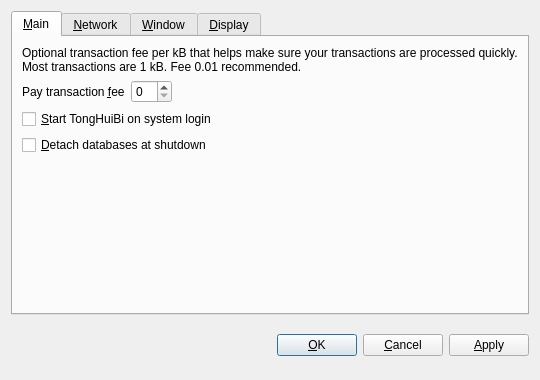
<?xml version="1.0" encoding="UTF-8"?>
<ui version="4.0">
 <class>OptionsDialog</class>
 <widget class="QDialog" name="OptionsDialog">
  <property name="geometry">
   <rect>
    <x>0</x>
    <y>0</y>
    <width>540</width>
    <height>380</height>
   </rect>
  </property>
  <property name="windowTitle">
   <string>Options</string>
  </property>
  <property name="modal">
   <bool>true</bool>
  </property>
  <layout class="QVBoxLayout" name="verticalLayout">
   <item>
    <widget class="QTabWidget" name="tabWidget">
     <property name="tabPosition">
      <enum>QTabWidget::North</enum>
     </property>
     <property name="currentIndex">
      <number>0</number>
     </property>
     <widget class="QWidget" name="tabMain">
      <attribute name="title">
       <string>&amp;Main</string>
      </attribute>
      <layout class="QVBoxLayout" name="verticalLayout_Main">
       <item>
        <widget class="QLabel" name="transactionFeeInfoLabel">
         <property name="text">
          <string>Optional transaction fee per kB that helps make sure your transactions are processed quickly. Most transactions are 1 kB. Fee 0.01 recommended.</string>
         </property>
         <property name="textFormat">
          <enum>Qt::PlainText</enum>
         </property>
         <property name="wordWrap">
          <bool>true</bool>
         </property>
        </widget>
       </item>
       <item>
        <layout class="QHBoxLayout" name="horizontalLayout_Main">
         <item>
          <widget class="QLabel" name="transactionFeeLabel">
           <property name="text">
            <string>Pay transaction &amp;fee</string>
           </property>
           <property name="textFormat">
            <enum>Qt::PlainText</enum>
           </property>
           <property name="buddy">
            <cstring>transactionFee</cstring>
           </property>
          </widget>
         </item>
         <item>
          <widget class="BitcoinAmountField" name="transactionFee"/>
         </item>
         <item>
          <spacer name="horizontalSpacer_Main">
           <property name="orientation">
            <enum>Qt::Horizontal</enum>
           </property>
           <property name="sizeHint" stdset="0">
            <size>
             <width>40</width>
             <height>20</height>
            </size>
           </property>
          </spacer>
         </item>
        </layout>
       </item>
       <item>
        <widget class="QCheckBox" name="bitcoinAtStartup">
         <property name="toolTip">
          <string>Automatically start TongHuiBi after logging in to the system.</string>
         </property>
         <property name="text">
          <string>&amp;Start TongHuiBi on system login</string>
         </property>
        </widget>
       </item>
       <item>
        <widget class="QCheckBox" name="detachDatabases">
         <property name="toolTip">
          <string>Detach block and address databases at shutdown. This means they can be moved to another data directory, but it slows down shutdown. The wallet is always detached.</string>
         </property>
         <property name="text">
          <string>&amp;Detach databases at shutdown</string>
         </property>
        </widget>
       </item>
       <item>
        <spacer name="verticalSpacer_Main">
         <property name="orientation">
          <enum>Qt::Vertical</enum>
         </property>
         <property name="sizeHint" stdset="0">
          <size>
           <width>20</width>
           <height>40</height>
          </size>
         </property>
        </spacer>
       </item>
      </layout>
     </widget>
     <widget class="QWidget" name="tabNetwork">
      <attribute name="title">
       <string>&amp;Network</string>
      </attribute>
      <layout class="QVBoxLayout" name="verticalLayout_Network">
       <item>
        <widget class="QCheckBox" name="mapPortUpnp">
         <property name="toolTip">
          <string>Automatically open the TongHuiBi client port on the router. This only works when your router supports UPnP and it is enabled.</string>
         </property>
         <property name="text">
          <string>Map port using &amp;UPnP</string>
         </property>
        </widget>
       </item>
       <item>
        <widget class="QCheckBox" name="connectSocks">
         <property name="toolTip">
          <string>Connect to the TongHuiBi network through a SOCKS proxy (e.g. when connecting through Tor).</string>
         </property>
         <property name="text">
          <string>&amp;Connect through SOCKS proxy:</string>
         </property>
        </widget>
       </item>
       <item>
        <layout class="QHBoxLayout" name="horizontalLayout_Network">
         <item>
          <widget class="QLabel" name="proxyIpLabel">
           <property name="text">
            <string>Proxy &amp;IP:</string>
           </property>
           <property name="textFormat">
            <enum>Qt::PlainText</enum>
           </property>
           <property name="buddy">
            <cstring>proxyIp</cstring>
           </property>
          </widget>
         </item>
         <item>
          <widget class="QValidatedLineEdit" name="proxyIp">
           <property name="maximumSize">
            <size>
             <width>140</width>
             <height>16777215</height>
            </size>
           </property>
           <property name="toolTip">
            <string>IP address of the proxy (e.g. 127.0.0.1)</string>
           </property>
          </widget>
         </item>
         <item>
          <widget class="QLabel" name="proxyPortLabel">
           <property name="text">
            <string>&amp;Port:</string>
           </property>
           <property name="textFormat">
            <enum>Qt::PlainText</enum>
           </property>
           <property name="buddy">
            <cstring>proxyPort</cstring>
           </property>
          </widget>
         </item>
         <item>
          <widget class="QLineEdit" name="proxyPort">
           <property name="maximumSize">
            <size>
             <width>55</width>
             <height>16777215</height>
            </size>
           </property>
           <property name="toolTip">
            <string>Port of the proxy (e.g. 9050)</string>
           </property>
          </widget>
         </item>
         <item>
          <widget class="QLabel" name="socksVersionLabel">
           <property name="text">
            <string>SOCKS &amp;Version:</string>
           </property>
           <property name="textFormat">
            <enum>Qt::PlainText</enum>
           </property>
           <property name="buddy">
            <cstring>socksVersion</cstring>
           </property>
          </widget>
         </item>
         <item>
          <widget class="QValueComboBox" name="socksVersion">
           <property name="toolTip">
            <string>SOCKS version of the proxy (e.g. 5)</string>
           </property>
          </widget>
         </item>
         <item>
          <spacer name="horizontalSpacer_Network">
           <property name="orientation">
            <enum>Qt::Horizontal</enum>
           </property>
           <property name="sizeHint" stdset="0">
            <size>
             <width>40</width>
             <height>20</height>
            </size>
           </property>
          </spacer>
         </item>
        </layout>
       </item>
       <item>
        <spacer name="verticalSpacer_Network">
         <property name="orientation">
          <enum>Qt::Vertical</enum>
         </property>
         <property name="sizeHint" stdset="0">
          <size>
           <width>20</width>
           <height>40</height>
          </size>
         </property>
        </spacer>
       </item>
      </layout>
     </widget>
     <widget class="QWidget" name="tabWindow">
      <attribute name="title">
       <string>&amp;Window</string>
      </attribute>
      <layout class="QVBoxLayout" name="verticalLayout_Window">
       <item>
        <widget class="QCheckBox" name="minimizeToTray">
         <property name="toolTip">
          <string>Show only a tray icon after minimizing the window.</string>
         </property>
         <property name="text">
          <string>&amp;Minimize to the tray instead of the taskbar</string>
         </property>
        </widget>
       </item>
       <item>
        <widget class="QCheckBox" name="minimizeOnClose">
         <property name="toolTip">
          <string>Minimize instead of exit the application when the window is closed. When this option is enabled, the application will be closed only after selecting Quit in the menu.</string>
         </property>
         <property name="text">
          <string>M&amp;inimize on close</string>
         </property>
        </widget>
       </item>
       <item>
        <spacer name="verticalSpacer_Window">
         <property name="orientation">
          <enum>Qt::Vertical</enum>
         </property>
         <property name="sizeHint" stdset="0">
          <size>
           <width>20</width>
           <height>40</height>
          </size>
         </property>
        </spacer>
       </item>
      </layout>
     </widget>
     <widget class="QWidget" name="tabDisplay">
      <attribute name="title">
       <string>&amp;Display</string>
      </attribute>
      <layout class="QVBoxLayout" name="verticalLayout_Display">
       <item>
        <layout class="QHBoxLayout" name="horizontalLayout_1_Display">
         <item>
          <widget class="QLabel" name="langLabel">
           <property name="text">
            <string>User Interface &amp;language:</string>
           </property>
           <property name="textFormat">
            <enum>Qt::PlainText</enum>
           </property>
           <property name="buddy">
            <cstring>lang</cstring>
           </property>
          </widget>
         </item>
         <item>
          <widget class="QValueComboBox" name="lang">
           <property name="toolTip">
            <string>The user interface language can be set here. This setting will take effect after restarting TongHuiBi.</string>
           </property>
          </widget>
         </item>
        </layout>
       </item>
       <item>
        <layout class="QHBoxLayout" name="horizontalLayout_2_Display">
         <item>
          <widget class="QLabel" name="unitLabel">
           <property name="text">
            <string>&amp;Unit to show amounts in:</string>
           </property>
           <property name="textFormat">
            <enum>Qt::PlainText</enum>
           </property>
           <property name="buddy">
            <cstring>unit</cstring>
           </property>
          </widget>
         </item>
         <item>
          <widget class="QValueComboBox" name="unit">
           <property name="toolTip">
            <string>Choose the default subdivision unit to show in the interface and when sending coins.</string>
           </property>
          </widget>
         </item>
        </layout>
       </item>
       <item>
        <widget class="QCheckBox" name="displayAddresses">
         <property name="toolTip">
          <string>Whether to show TongHuiBi addresses in the transaction list.</string>
         </property>
         <property name="text">
          <string>&amp;Display addresses in transaction list</string>
         </property>
        </widget>
       </item>
       <item>
        <widget class="QCheckBox" name="coinControlFeatures">
         <property name="toolTip">
          <string>Whether to show coin control features or not.</string>
         </property>
         <property name="text">
          <string>Display coin &amp;control features (experts only!)</string>
         </property>
        </widget>
       </item>
       <item>
        <spacer name="verticalSpacer_Display">
         <property name="orientation">
          <enum>Qt::Vertical</enum>
         </property>
         <property name="sizeHint" stdset="0">
          <size>
           <width>20</width>
           <height>40</height>
          </size>
         </property>
        </spacer>
       </item>
      </layout>
     </widget>
    </widget>
   </item>
   <item>
    <layout class="QHBoxLayout" name="horizontalLayout_Buttons">
     <item>
      <spacer name="horizontalSpacer_1">
       <property name="orientation">
        <enum>Qt::Horizontal</enum>
       </property>
       <property name="sizeHint" stdset="0">
        <size>
         <width>40</width>
         <height>48</height>
        </size>
       </property>
      </spacer>
     </item>
     <item>
      <widget class="QLabel" name="statusLabel">
       <property name="font">
        <font>
         <weight>75</weight>
         <bold>true</bold>
        </font>
       </property>
       <property name="text">
        <string/>
       </property>
       <property name="textFormat">
        <enum>Qt::PlainText</enum>
       </property>
       <property name="wordWrap">
        <bool>true</bool>
       </property>
      </widget>
     </item>
     <item>
      <spacer name="horizontalSpacer_2">
       <property name="orientation">
        <enum>Qt::Horizontal</enum>
       </property>
       <property name="sizeHint" stdset="0">
        <size>
         <width>40</width>
         <height>48</height>
        </size>
       </property>
      </spacer>
     </item>
     <item>
      <widget class="QPushButton" name="okButton">
       <property name="text">
        <string>&amp;OK</string>
       </property>
      </widget>
     </item>
     <item>
      <widget class="QPushButton" name="cancelButton">
       <property name="text">
        <string>&amp;Cancel</string>
       </property>
       <property name="autoDefault">
        <bool>false</bool>
       </property>
      </widget>
     </item>
     <item>
      <widget class="QPushButton" name="applyButton">
       <property name="text">
        <string>&amp;Apply</string>
       </property>
       <property name="autoDefault">
        <bool>false</bool>
       </property>
      </widget>
     </item>
    </layout>
   </item>
  </layout>
 </widget>
 <customwidgets>
  <customwidget>
   <class>BitcoinAmountField</class>
   <extends>QSpinBox</extends>
   <header>bitcoinamountfield.h</header>
  </customwidget>
  <customwidget>
   <class>QValueComboBox</class>
   <extends>QComboBox</extends>
   <header>qvaluecombobox.h</header>
  </customwidget>
  <customwidget>
   <class>QValidatedLineEdit</class>
   <extends>QLineEdit</extends>
   <header>qvalidatedlineedit.h</header>
  </customwidget>
 </customwidgets>
 <resources/>
 <connections/>
</ui>
